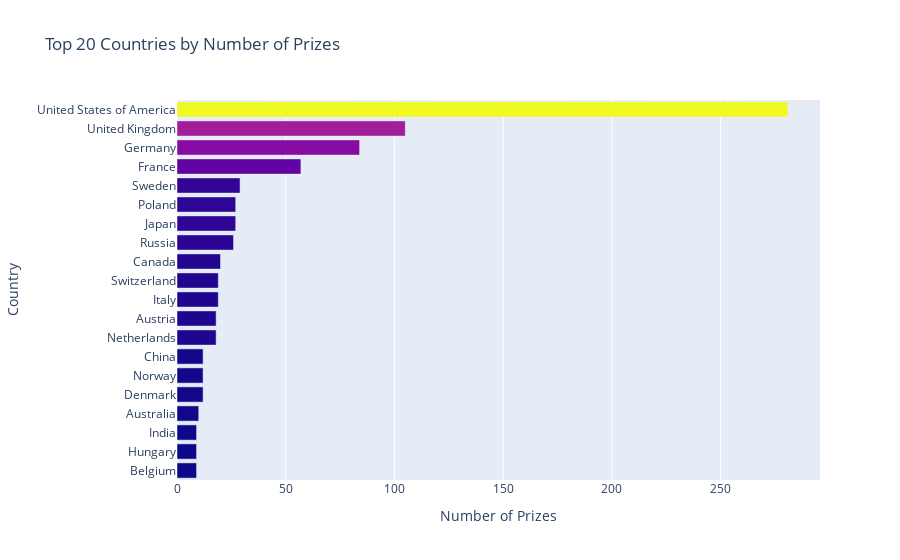

The cell this chart's notebook holds for it:
### Code cell
h_bar = px.bar(data_frame=top20_countries,x=top20_countries.prize	,
               y=top20_countries.birth_country_current,
               orientation="h",
               color=top20_countries.prize, title='Top 20 Countries by Number of Prizes')

h_bar.update_layout(xaxis_title='Number of Prizes', 
                    yaxis_title='Country',
                    coloraxis_showscale=False)

h_bar.show()

### Figure 1 — Plotly figure (JSON) as saved in the notebook; plotly's stock layout.template omitted (floating-point values rounded to 4 significant figures)
{"data": [{"alignmentgroup": "True", "hovertemplate": "prize=%{marker.color}<br>birth_country_current=%{y}<extra></extra>", "legendgroup": "", "marker": {"color": [9, 9, 9, 10, 12, 12, 12, 18, 18, 19, 19, 20, 26, 27, 27, 29, 57, 84, 105, 281], "coloraxis": "coloraxis", "pattern": {"shape": ""}}, "name": "", "offsetgroup": "", "orientation": "h", "showlegend": false, "textposition": "auto", "type": "bar", "x": [9, 9, 9, 10, 12, 12, 12, 18, 18, 19, 19, 20, 26, 27, 27, 29, 57, 84, 105, 281], "xaxis": "x", "y": ["Belgium", "Hungary", "India", "Australia", "Denmark", "Norway", "China", "Netherlands", "Austria", "Italy", "Switzerland", "Canada", "Russia", "Japan", "Poland", "Sweden", "France", "Germany", "United Kingdom", "United States of America"], "yaxis": "y"}], "layout": {"barmode": "relative", "coloraxis": {"colorbar": {"title": {"text": "prize"}}, "colorscale": [[0, "#0d0887"], [0.1111, "#46039f"], [0.2222, "#7201a8"], [0.3333, "#9c179e"], [0.4444, "#bd3786"], [0.5556, "#d8576b"], [0.6667, "#ed7953"], [0.7778, "#fb9f3a"], [0.8889, "#fdca26"], [1, "#f0f921"]], "showscale": false}, "legend": {"tracegroupgap": 0}, "title": {"text": "Top 20 Countries by Number of Prizes"}, "xaxis": {"anchor": "y", "domain": [0, 1], "title": {"text": "Number of Prizes"}}, "yaxis": {"anchor": "x", "domain": [0, 1], "title": {"text": "Country"}}}}
